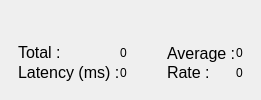
  <widget class="QDockWidget" name="psthDock">
   <property name="windowTitle">
    <string>PSTH</string>
   </property>
   <attribute name="dockWidgetArea">
    <number>2</number>
   </attribute>
   <widget class="QWidget" name="dockWidgetContents_2">
    <layout class="QVBoxLayout" name="verticalLayout_10">
     <item>
      <widget class="QWidget" name="PSTHContainer" native="true">
       <layout class="QVBoxLayout" name="verticalLayout_6">
        <property name="spacing">
         <number>0</number>
        </property>
        <item>
         <widget class="PSTHWidget" name="psth" native="true"/>
        </item>
        <item>
         <layout class="QGridLayout" name="gridLayout_9">
          <item row="0" column="0">
           <widget class="QLabel" name="label_11">
            <property name="sizePolicy">
             <sizepolicy hsizetype="Preferred" vsizetype="Fixed">
              <horstretch>0</horstretch>
              <verstretch>0</verstretch>
             </sizepolicy>
            </property>
            <property name="font">
             <font>
              <pointsize>12</pointsize>
             </font>
            </property>
            <property name="toolTip">
             <string>Total no. of spikes over repetitions</string>
            </property>
            <property name="text">
             <string>Total :</string>
            </property>
           </widget>
          </item>
          <item row="0" column="3">
           <widget class="QLabel" name="label_16">
            <property name="font">
             <font>
              <pointsize>12</pointsize>
             </font>
            </property>
            <property name="toolTip">
             <string>Mean no. of spikes per unique stimulus</string>
            </property>
            <property name="text">
             <string>Average :</string>
            </property>
           </widget>
          </item>
          <item row="1" column="0">
           <widget class="QLabel" name="label_5">
            <property name="font">
             <font>
              <pointsize>12</pointsize>
             </font>
            </property>
            <property name="toolTip">
             <string>Mean time of first spike</string>
            </property>
            <property name="text">
             <string>Latency (ms) :</string>
            </property>
           </widget>
          </item>
          <item row="1" column="1">
           <widget class="QLabel" name="spikeLatencyLbl">
            <property name="text">
             <string>0</string>
            </property>
           </widget>
          </item>
          <item row="1" column="3">
           <widget class="QLabel" name="label_7">
            <property name="sizePolicy">
             <sizepolicy hsizetype="Preferred" vsizetype="Fixed">
              <horstretch>0</horstretch>
              <verstretch>0</verstretch>
             </sizepolicy>
            </property>
            <property name="font">
             <font>
              <pointsize>12</pointsize>
             </font>
            </property>
            <property name="toolTip">
             <string>Mean no. spikes per window</string>
            </property>
            <property name="text">
             <string>Rate :</string>
            </property>
           </widget>
          </item>
          <item row="1" column="4">
           <widget class="QLabel" name="spikeRateLbl">
            <property name="text">
             <string>0</string>
            </property>
           </widget>
          </item>
          <item row="0" column="4">
           <widget class="QLabel" name="spikeAvgLbl">
            <property name="text">
             <string>0</string>
            </property>
           </widget>
          </item>
          <item row="0" column="1">
           <widget class="QLabel" name="spikeTotalLbl">
            <property name="text">
             <string>0</string>
            </property>
           </widget>
          </item>
          <item row="0" column="2">
           <spacer name="horizontalSpacer_3">
            <property name="orientation">
             <enum>Qt::Horizontal</enum>
            </property>
            <property name="sizeHint" stdset="0">
             <size>
              <width>40</width>
              <height>20</height>
             </size>
            </property>
           </spacer>
          </item>
         </layout>
        </item>
       </layout>
      </widget>
     </item>
    </layout>
   </widget>
  </widget>
